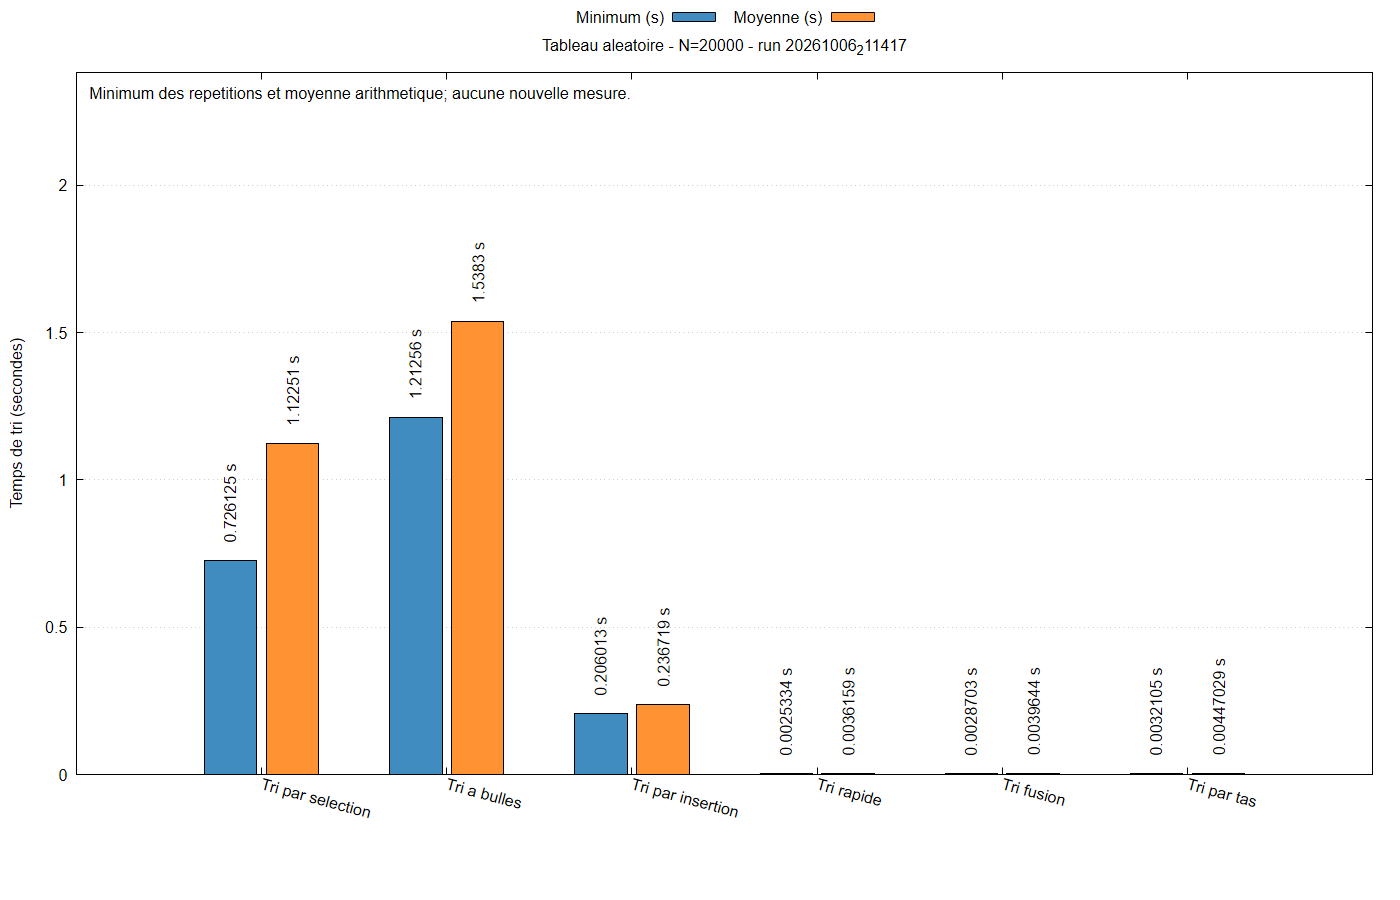

gnuplot code for this plot:
set encoding utf8
set terminal pngcairo size 1400,900 font 'Arial,12'
set output 'graphiques/20261006_211417/histogrammes/aleatoire_20000.png'
set datafile separator ';'
set datafile missing 'non_mesure'
set title 'Tableau aleatoire - N=20000 - run 20261006_211417'
set ylabel 'Temps de tri (secondes)'
set style data histograms
set style histogram clustered gap 1
set style fill solid 0.85 border -1
set boxwidth 0.85
set grid ytics
set key outside top center horizontal
set xtics rotate by -15
set bmargin 7
set yrange [0:2.38436796825]
set label 1 'Minimum des repetitions et moyenne arithmetique; aucune nouvelle mesure.' at graph 0.01,0.97 front
plot 'graphiques/20261006_211417/histogrammes/aleatoire_20000.dat' every ::1 using 2:xticlabels(1) title 'Minimum (s)' lc rgb '#1f77b4', '' every ::1 using 3 title 'Moyenne (s)' lc rgb '#ff7f0e', '' every ::1 using ($0-0.17):2:(sprintf('%.6g s',column(2))) with labels rotate by 90 left offset 0,1 notitle, '' every ::1 using ($0+0.17):3:(sprintf('%.6g s',column(3))) with labels rotate by 90 left offset 0,1 notitle
unset output
